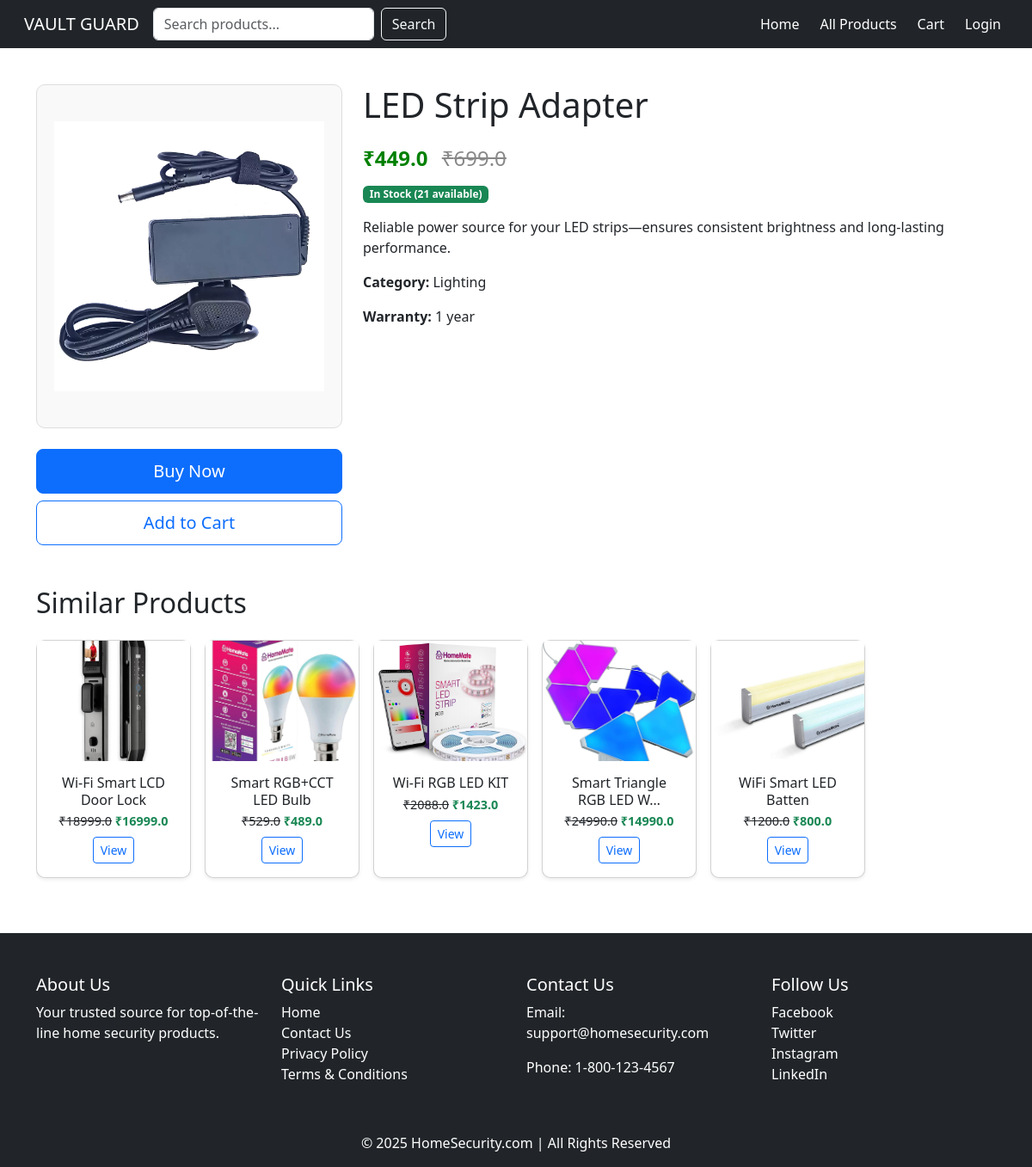
/product/21/, run on the app's committed database.
### app/models.py (models this page shows, shortened)
class Product(models.Model):
    name = models.CharField(max_length=255)
    price = models.FloatField()
    offerprice = models.FloatField(blank=True, null=True)
    description = models.TextField()
    category = models.CharField(max_length=100, choices=CATEGORY_CHOICES)
    warranty = models.CharField(max_length=100, blank=True, null=True)
    stock = models.PositiveIntegerField(default=1)
    image = models.ImageField(upload_to='product_images/', blank=True, null=True)

### app/views.py (the view)
# urls.py: path('product/<int:id>/', views.product, name='product'),
def product(request, id):
    product = get_object_or_404(Product, id=id)
    cart_item_ids = []
    if request.user.is_authenticated:
        cart = Cart.objects.filter(user=request.user).first()
        if cart:
            cart_item_ids = cart.items.values_list('product_id', flat=True)
    additional_images = [product.image] if product.image else []
    similar_products = Product.objects.filter(category=product.category).exclude(id=product.id)
    return render(request, 'product.html', {
        'product': product,
        'cart_item_ids': cart_item_ids,
        'additional_images': additional_images,
        'similar_products': similar_products,
    })

### templates/product.html (shortened to what this page needs)
{% load static %}
<!DOCTYPE html>
<html lang="en">
<head>
    <link rel="stylesheet" href="{% static 'css/product.css' %}">
    <link href="https://cdn.jsdelivr.net/npm/bootstrap@5.3.0-alpha1/dist/css/bootstrap.min.css" rel="stylesheet">
</head>
<body>
<header class="navbar navbar-expand-lg navbar-dark bg-dark px-3 fixed-top">
    <div class="container-fluid">
        <a class="navbar-brand" href="#">VAULT GUARD</a>
        <div class="collapse navbar-collapse justify-content-between" id="navbarNav">
            <form class="d-flex me-auto" method="GET" action="{% url 'search_results' %}">
                <input class="form-control me-2" type="text" name="q" placeholder="Search products..." required>
                <button class="btn btn-outline-light" type="submit">Search</button>
            </form>
            <ul class="navbar-nav ms-3 gap-2">
                <li class="nav-item"><a class="nav-link text-white" href="{% url 'index' %}">Home</a></li>
                <li class="nav-item"><a class="nav-link text-white" href="{% url 'product_list' %}">All Products</a></li>
                <li class="nav-item"><a class="nav-link text-white" href="{% url 'cart_view' %}">Cart</a></li>
                {% if user.is_authenticated %}
                    <li class="nav-item"><a class="nav-link text-white" href="{% url 'logout' %}">Logout</a></li>
                {% else %}
                    <li class="nav-item"><a class="nav-link text-white" href="{% url 'login' %}">Login</a></li>
                {% endif %}
            </ul>
        </div>
    </div>
</header>
<main class="container my-5">
    <div class="row">
        <div class="col-lg-4">
            <div class="product-image-box">
                <img src="{{ product.image.url }}" alt="{{ product.name }}">
            </div>
            <div class="buttons mt-4">
                {% if product.stock > 0 %}
                    <a href="{% url 'buy_now' product.id %}" class="btn btn-primary btn-lg">Buy Now</a>
                    <a href="{% url 'add_to_cart' product.id %}" class="btn btn-outline-primary btn-lg mt-2">Add to Cart</a>
                {% else %}
                    <button class="btn btn-secondary btn-lg" disabled>Out of Stock</button>
                {% endif %}
            </div>
        </div>
        <div class="col-lg-8">
            <h1>{{ product.name }}</h1>
            <div class="price">
                <span class="offer-price">₹{{ product.offerprice }}</span>
                <span class="original-price">₹{{ product.price }}</span>
            </div>
            <div class="stock-status">
                {% if product.stock > 0 %}
                    <span class="badge bg-success">In Stock ({{ product.stock }} available)</span>
                {% else %}
                    <span class="badge bg-danger">Out of Stock</span>
                {% endif %}
            </div>
            <p class="mt-3">{{ product.description }}</p>
            <p><strong>Category:</strong> {{ product.category }}</p>
            {% if product.warranty %}
            <p><strong>Warranty:</strong> {{ product.warranty }}</p>
            {% endif %}
        </div>
    </div>
    <section class="similar-products mt-5">
        <h2 class="mb-4">Similar Products</h2>
        <div class="d-flex overflow-auto gap-3 pb-3">
            {% for item in similar_products %}
            <div class="card shadow-sm" style="min-width: 180px; max-width: 180px;">
                <img src="{{ item.image.url }}" class="card-img-top" style="height: 140px; object-fit: cover;" alt="{{ item.name }}">
                <div class="card-body">
                    <h6 class="card-title mb-1">{{ item.name|truncatechars:25 }}</h6>
                    <p class="card-text mb-2" style="font-size: 0.9rem;">
                        <del>₹{{ item.price }}</del>
                        <span class="fw-bold text-success">₹{{ item.offerprice }}</span>
                    </p>
                    <a href="{% url 'product' item.id %}" class="btn btn-sm btn-outline-primary">View</a>
                </div>
            </div>
            {% endfor %}
        </div>
    </section>
</main>
<footer class="bg-dark text-white pt-5 pb-3 mt-5">
    <div class="container">
        <div class="row">
            <div class="col-md-3 mb-3">
                <h5>About Us</h5>
                <p>Your trusted source for top-of-the-line home security products.</p>
            </div>
            <div class="col-md-3 mb-3">
                <h5>Quick Links</h5>
                <ul class="list-unstyled">
                    <li><a href="/" class="text-white text-decoration-none">Home</a></li>
                    <li><a href="#" class="text-white text-decoration-none">Contact Us</a></li>
                    <li><a href="#" class="text-white text-decoration-none">Privacy Policy</a></li>
                    <li><a href="#" class="text-white text-decoration-none">Terms & Conditions</a></li>
                </ul>
            </div>
            <div class="col-md-3 mb-3">
                <h5>Contact Us</h5>
                <p>Email: support@homesecurity.com</p>
                <p>Phone: 1-800-123-4567</p>
            </div>
            <div class="col-md-3 mb-3">
                <h5>Follow Us</h5>
                <ul class="list-unstyled">
                    <li><a href="https://facebook.com/homesecurity" class="text-white text-decoration-none">Facebook</a></li>
                    <li><a href="https://twitter.com/homesecurity" class="text-white text-decoration-none">Twitter</a></li>
                    <li><a href="https://instagram.com/homesecurity" class="text-white text-decoration-none">Instagram</a></li>
                    <li><a href="https://linkedin.com/company/homesecurity" class="text-white text-decoration-none">LinkedIn</a></li>
                </ul>
            </div>
        </div>
        <div class="text-center mt-4">
            <p class="mb-0">&copy; 2025 HomeSecurity.com | All Rights Reserved</p>
        </div>
    </div>
</footer>
</body>
</html>

### templates/product.html (style rules this page uses)
body { padding-top: 50px; }
.product-image-box { border: 1px solid #ddd; padding: 20px; background-color: #f9f9f9; text-align: center; border-radius: 10px; height: 400px; display: flex; justify-content: center; align-items: center; }
.product-image-box img { width: 100%; height: 100%; object-fit: contain; }
.price { font-size: 1.5rem; margin-top: 20px; }
.offer-price { color: green; font-weight: bold; }
.original-price { text-decoration: line-through; color: #888; margin-left: 10px; }
.buttons .btn { width: 100%; padding: 10px; }
.stock-status { margin-top: 10px; }
.similar-products .card { border-radius: 10px; }
.similar-products .card-body { text-align: center; }

### data on the page
Product: image (picture), name "LED Strip Adapter", offerprice "449.0", price "699.0", stock "21", description "Reliable power source for your LED strips—ensures consistent brightness and long-lasting performance.", category "Lighting", warranty "1 year"
Product: image (picture), name "Wi-Fi Smart LCD Door Lock", price "18999.0", offerprice "16999.0"
Product: image (picture), name "Smart RGB+CCT LED Bulb", price "529.0", offerprice "489.0"
Product: image (picture), name "Wi-Fi RGB LED KIT", price "2088.0", offerprice "1423.0"
Product: image (picture), name "Smart Triangle RGB LED W…", price "24990.0", offerprice "14990.0"
Product: image (picture), name "WiFi Smart LED Batten", price "1200.0", offerprice "800.0"
